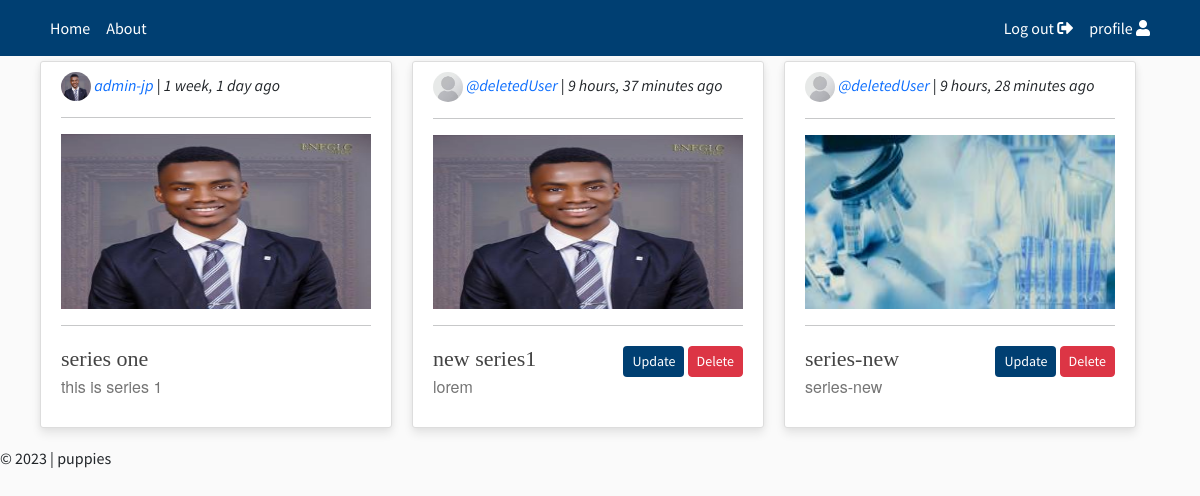
/ (signed in), run on the app's committed database.
### core/models.py (models this page shows, shortened)
class articleSeries(models.Model):
    def image_upload_to(self, instance=None):
        if instance:
            return os.path.join('ArticleSeries', slugify(self.slug), instance)
        return None
    title = models.CharField(max_length=100)
    subtitle = models.CharField(max_length=200)
    slug = models.SlugField('Series slug', unique=True)
    published = models.DateTimeField('Date published', default=timezone.now)
    author = models.ForeignKey(get_user_model(), default=8, on_delete = models.SET_DEFAULT)
    image = models.ImageField(upload_to=image_upload_to)
    class Meta:
        verbose_name_plural = "Series"

### users/models.py (models this page shows, shortened)
class CustomUser(AbstractUser):
    STATUS = (
        ('subscriber', 'subscriber'),
        ('regular', 'regular'),
        ('moderator', 'moderator')
    )
    picture = models.ImageField(default='images/profile.jpeg', upload_to="images/profile_pics")
    email = models.EmailField(unique=True)
    status = models.CharField (max_length=50, choices= STATUS, default='regular')
    description = models.TextField('Description', max_length=500, blank=True, null=True)
    def __str__(self):
        return self.username

### core/views.py (the view)
# urls.py: path('', index, name="index"),
def index(request):
    series = articleSeries.objects.all()
    context = {'series': series,
               'type':'s'
               }
    return render(request, 'core/index.html', context)

### core/templates/core/index.html
{% extends 'core/base.html' %}
{% block content %}
<div class="row display-flex justify-content-start">
    <div class="row display-flex justify-content-start">
        {% for object in series %}
            <div class="col-lg-4 col-md-6 col-sm-12 mobiledevice">
                <article class="media content-section customhover" style="height: 95%;">
                    <div class="media-body">
                        <a href="{% url 'profile' object.author %}">
                            <img class="img-fluid" src="{{object.author.picture.url}}" style="border-radius: 50%; max-width: 30px; max-height: 30px;">
                            <i>{{object.author}}</i>
                        </a>
                        |<i> {{object.published|timesince}} ago</i>
                        <hr>
                        <div>
                            {% if object.image %}
                            <div class="aspect-ratio-box">
                                <img class="img-fluid" src="{{ object.image.url }}">
                            </div>
                            <hr>
                            {% endif %}
                        {% if object.author == user %}
                        <div style="float: right">
                            {% if type == "s" %}
                                <a class="btn btncolor btn-sm mt-1 mb-1" href="{% url 'update-series' object.slug %}">Update</a>
                                <a class="btn btn-danger btn-sm mt-1 mb-1" href="{% url 'delete-series' object.slug %}">Delete</a>
                            {% else %}
                                <a class="btn btncolor btn-sm mt-1 mb-1" href="{% url 'update-article' object.series.slug  object.article_slug %}">Update</a>
                                <a class="btn btn-danger btn-sm mt-1 mb-1" href="{% url 'delete-article' object.series.slug  object.article_slug %}">Delete</a>
                            {% endif %}
                        </div>
                        {% endif %}
                            <a class="article-title line-clamp-2 title-style" style="font-size: 22px" href="/{{object.slug}}">
                                {{ object.title }}
                            </a>
                            <a href="/{{object.slug}}" style="text-decoration: none;">
                                <p class="article-content line-clamp-5 subtitle-style">{{ object.subtitle }}</p>
                            </a>
                        </div>
                    </div>
                </article>
            </div>
        {% endfor %}
</div>
{% endblock content %}

### static/css/style.css (style rules this page uses)
:root { --box-shadow: 0 .5rem 1.5rem rgba(0, 0, 0, .4); }
* { margin: 0; padding: 0; }
body { background-color: rgb(247, 252, 252); font-family: 'Source Sans Pro', sans-serif; }
a { text-decoration: none; }
:root { --footercolor: #003F72; --navbarcolor: #003F72; --btncolor: #003F72; --socialcolor: #003F72; --brightText: #ffffff; }
.btncolor { background-color: var(--btncolor) !important; color: var(--brightText) !important; }
body { background: #fafafa; }
.content-section { background: #ffffff; padding: 10px 20px; border: 1px solid #dddddd; border-radius: 3px; margin-bottom: 20px; }
.article-title { color: #444444; }
.article-content { white-space: pre-line; }
.row.display-flex { display: flex; flex-wrap: wrap; }
.row.display-flex > [class*='col-'] { flex-grow: 1; }
.customhover { background: #fff; box-shadow: 0 6px 10px rgba(0,0,0,.08), 0 0 6px rgba(0,0,0,.05); transition: .3s transform cubic-bezier(.155,1.105,.295,1.12),.3s box-shadow,.3s -webkit-transform cubic-bezier(.155,1.105,.295,1.12); cursor: pointer; }
@media screen and (min-width: 600px) { .mobiledevice { padding-left: 10px; padding-right: 10px; } }
.title-style { font-family: fell, Georgia, Cambria, 'Times New Roman', Times, serif !important; }
.subtitle-style { font-family: sohne, 'Helvetica Neue', Helvetica, Arial, sans-serif !important; color: rgba(117, 117, 117, 1) !important; }
.aspect-ratio-box { position: relative; }
.aspect-ratio-box::after { display: block; content: ''; padding-bottom: 56.25%; }
.aspect-ratio-box img { position: absolute; left: 0; top: 0; width: 100%; height: 100%; }

### data on the page
articleSeries: author.picture (picture), author "admin-jp", published "1 week, 1 day", image (picture), title "series one", subtitle "this is series 1"
articleSeries: author.picture (placeholder picture), author "@deletedUser", published "9 hours, 37 minutes", image (picture), shows "Update", title "new series1", subtitle "lorem"
articleSeries: author.picture (placeholder picture), author "@deletedUser", published "9 hours, 28 minutes", image (picture), shows "Update", title "series-new", subtitle "series-new"
